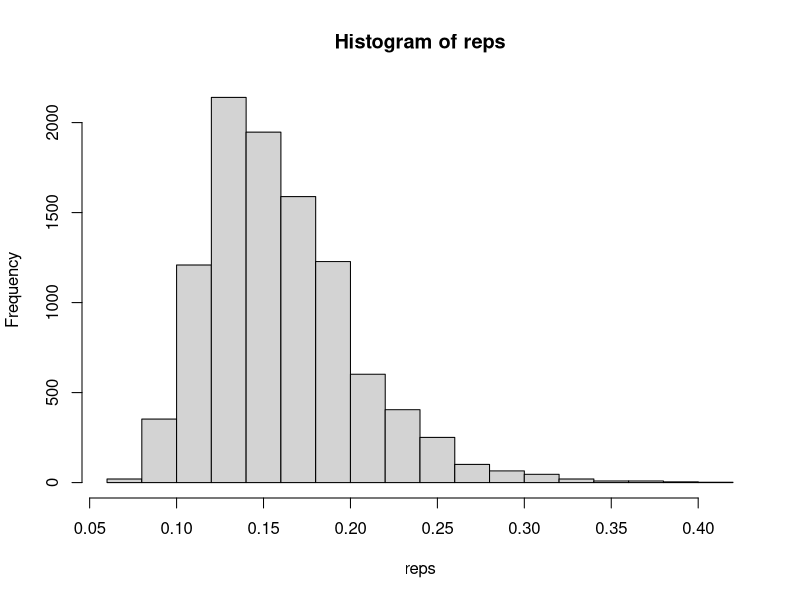
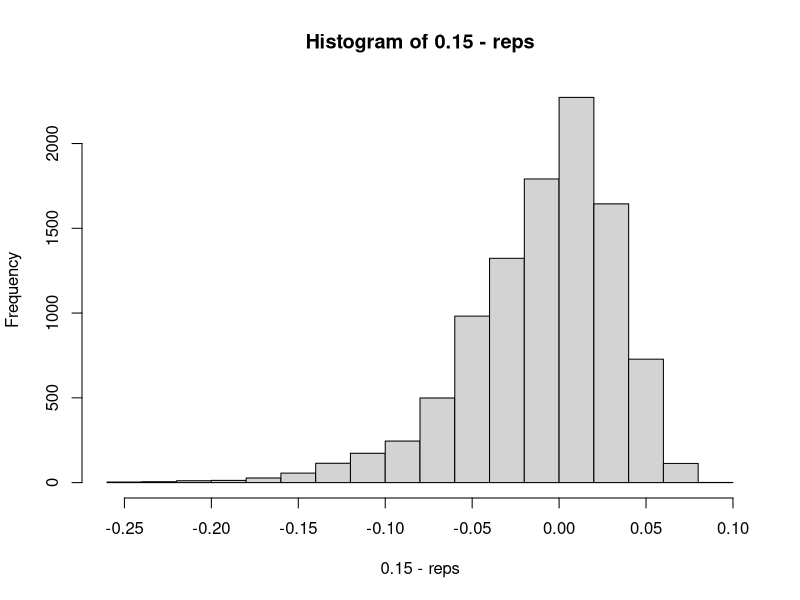
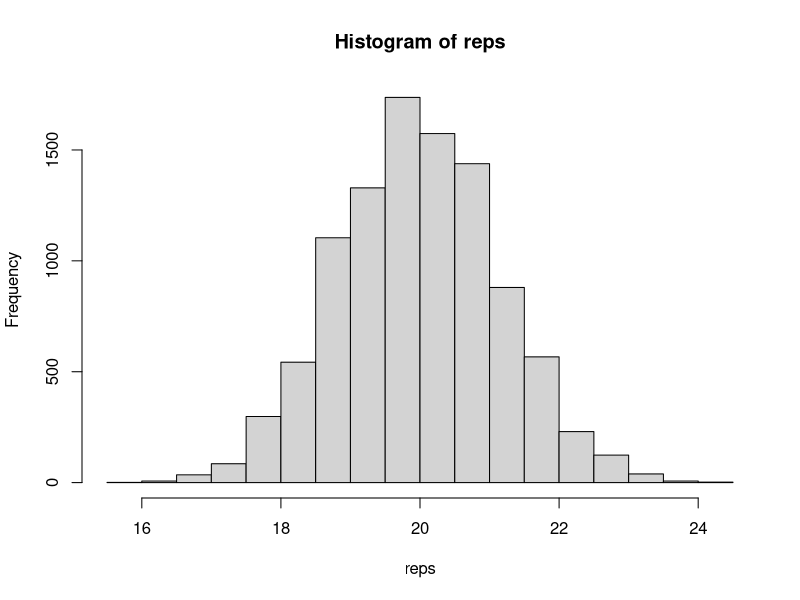
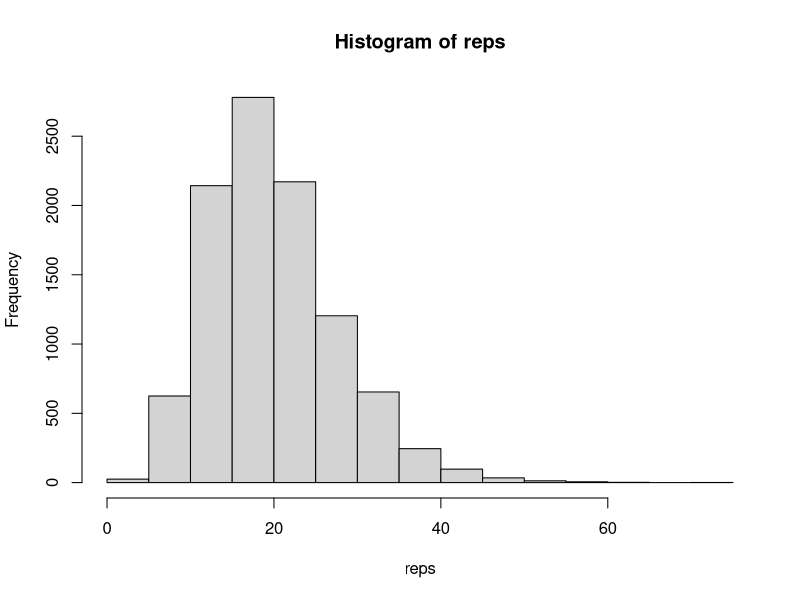

Recreate these plots in R, in order.
## ---- chunk 1
knitr::opts_chunk$set(echo=T,eval=T,message=F,warning=F,fig.align='center')
library(tidyverse)
## ---- chunk 2
set.seed(123) 
starting_sample = runif(30, 0, 1)
point_est = quantile(starting_sample, .95, type = 4)
mean_bias = c()
for (type in 4:9) {
  bias = c()
  for (i in 1:1e3) {
    sample_data = runif(30, 0, 1)
    point_est_mc = quantile(sample_data, .95, type = type, names = FALSE)
    bias = append(bias, abs(.95 - point_est_mc))
  }
  print(paste("bias for:", type))
  print(mean(bias))
  mean_bias = append(mean_bias, mean(bias))
}
print(paste("smallest bias:", min(mean_bias)))
## ---- chunk 3
set.seed(123) 
starting_sample = runif(30, 0, 1)
point_est = quantile(starting_sample, .95, type = 4)
percentile = c()
mean_var = c()
for (type in 4:9) {
  percentile = c()
  for (i in 1:1e3) {
    sample_data = runif(30, 0, 1)
    point_est_mc = quantile(sample_data, .95, type = type, names = FALSE)
    percentile = append(percentile, point_est_mc)
  }
  print(paste("variance for:", type))
  print(var(percentile))
  mean_var = append(mean_var, var(percentile))
}
print(paste("smallest var:", min(mean_var)))
## ---- chunk 4
set.seed(123) 
starting_sample = runif(30, 0, 1)
point_est = quantile(starting_sample, .95, type = 4)
percentile = c()
mean_var = c()
for (type in 4:9) {
  percentile = c()
  for (i in 1:1e3) {
    sample_data = rnorm(30, 0, 1)
    point_est_mc = quantile(sample_data, .95, type = type, names = FALSE)
    percentile = append(percentile, point_est_mc)
  }
  print(paste("variance for:", type))
  print(var(percentile))
  mean_var = append(mean_var, var(percentile))
}
print(paste("smallest var:", min(mean_var)))
## ---- chunk 5
set.seed(123) 
starting_sample = runif(30, 0, 1)
point_est = quantile(starting_sample, .95, type = 4)
mean_bias = c()
for (type in 4:9) {
  bias = c()
  for (i in 1:1e3) {
    sample_data = rnorm(30, 0, 1)
    point_est_mc = quantile(sample_data, .95, type = type, names = FALSE)
    bias = append(bias, abs(.95 - point_est_mc))
  }
  print(paste("bias for:", type))
  print(mean(bias))
  mean_bias = append(mean_bias, mean(bias))
}
print(paste("smallest bias:", min(mean_bias)))
## ---- chunk 6
reps = replicate(1e4, 1 / (1 + mean(rgeom(13, .15))))
hist(reps)
## ---- chunk 7
hist(.15 - reps)
mean(.15 - reps)

## ---- chunk 8
reps = replicate(1e4, mean(rpois(15, 20)))
hist(reps)
## ---- chunk 9
reps = replicate(1e4, var(rpois(15, 20)))
hist(reps)
